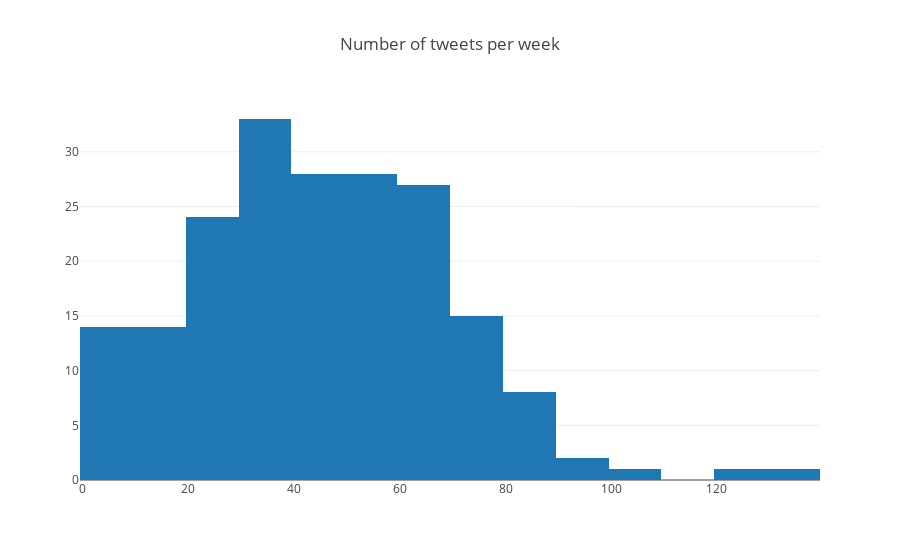

Notebook source saved alongside this figure:
### Code cell
data = [go.Histogram(
             x=tweets_count['W']['tweet_id'],
            autobinx=True)]

layout = go.Layout(title='Number of tweets per week')
fig = dict(layout=layout, data=data)
offline.iplot(fig)

### Figure 1 — Plotly figure (JSON) as saved in the notebook; plotly's stock layout.template omitted (floating-point values rounded to 4 significant figures; data arrays with more than 128 entries replaced by an {"elided": "..."} marker saying what was removed)
{"data": [{"autobinx": true, "type": "histogram", "x": {"elided": "196 int values"}}], "layout": {"title": "Number of tweets per week"}}
